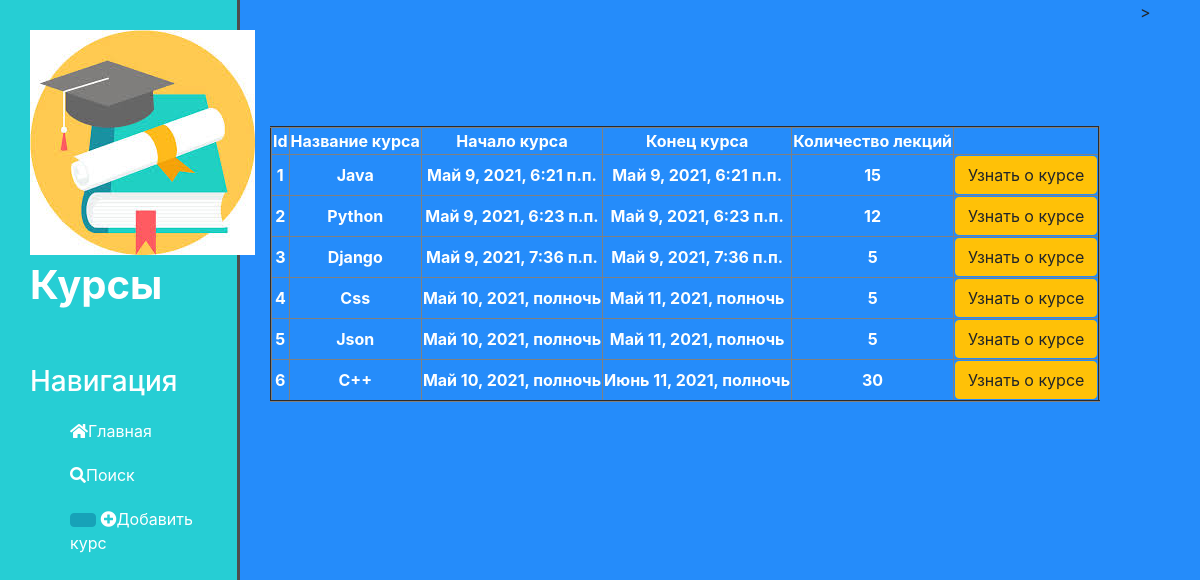
The page / on the database its author committed.
### crm/models.py (models this page shows, shortened)
class Course(models.Model):
    course_name = models.CharField(max_length=200, verbose_name='Имя')
    course_start = models.DateTimeField('Старт')
    course_end = models.DateTimeField('Конец')
    lecture_quant = models.CharField(max_length=200, verbose_name='Лекция')
    text_all = models.TextField(verbose_name='Описание')
    class Meta:
        verbose_name = 'Курс'
        verbose_name_plural = 'Курсы'

### crm/views.py (the view)
# urls.py: path('', views.first_page, name='home'),
def first_page(request):
    object_list = Course.objects.all()
    form = CourseForm()
    return render(request, 'crm/index.html', {'object_list': object_list,
                                            'form': form})

### templates/crm/index.html (shortened to what this page needs)
{% extends 'crm/layout.html'%}
{% block content%}
<br>
<br>
<br>
<br>
<table border="2">
    <tr>
        <th>Id</th>
        <th>Название курса</th>
        <th>Начало курса</th>
        <th>Конец курса</th>
        <th>Количество лекций</th>
    </tr>
{% for obj in object_list %}
    <tr>
        <th>{{ obj.id }}</th>
        <th>{{ obj.course_name }}</th>
        <th>{{ obj.course_start }}</th>
        <th>{{ obj.course_end }}</th>
        <th>{{ obj.lecture_quant }}</th>
        <th><a class="btn btn-warning">Узнать о курсе</a></th>
    </tr>
{% endfor %}
{% endblock %}

### templates/crm/layout.html (shortened to what this page needs)
{% load static %}
<!DOCTYPE html>
<html lang="en">
<head>
    <link rel="stylesheet" href="https://cdn.jsdelivr.net/npm/bootstrap@4.6.0/dist/css/bootstrap.min.css" >
    <link rel="stylesheet" href="{% static 'crm/css/main.css' %}" >
    <link rel="stylesheet" href="https://use.fontawesome.com/releases/v5.8.2/css/all.css" >
</head>>
<body>
    <aside>
        <img src="{% static 'crm/img/logo.jfif' %}" alt="Лого">
        <span class="logo">Курсы</span>
        <h3>Навигация</h3>
        <ul>
            <a href="{% url 'home' %}"><li><i class="fas fa-home"></i>Главная</li></a>
            <a href="{% url 'thanks' %}"><li><i class="fas fa-search"></i>Поиск</li></a>
            <a href="{% url 'create' %}"><li><button class="btn btn-info"></button> <i class="fas fa-plus-circle"></i>Добавить курс</li></a>
        </ul>
    </aside>
    <main>
         {% block content%}
        {% endblock %}
    </main>
</body>
</html>

### crm/static/crm/css/main.css (style rules this page uses)
body { background: #258cfa; }
aside { float: left; width: 20%; height: 100vh; background: #26ced4; padding: 2.5%; color: #fff; border-right: 3px solid #4d4d4d; }
aside .logo { font-size: 40px; font-weight: bold; }
aside h3 { margin-top: 50px; }
aside ul { list-style: none }
aside ul li { color:#fff; display: block; margin-top: 20px; }
main { float: left; width: 75%; color:#fff; padding: 2.5%; }
table { text-align: center; }

### rows shown on the page
Course: id "1", course_name "Java", course_start "Май 9, 2021, 6:21 п.п.", course_end "Май 9, 2021, 6:21 п.п.", lecture_quant "15"
Course: id "2", course_name "Python", course_start "Май 9, 2021, 6:23 п.п.", course_end "Май 9, 2021, 6:23 п.п.", lecture_quant "12"
Course: id "3", course_name "Django", course_start "Май 9, 2021, 7:36 п.п.", course_end "Май 9, 2021, 7:36 п.п.", lecture_quant "5"
Course: id "4", course_name "Css", course_start "Май 10, 2021, полночь", course_end "Май 11, 2021, полночь", lecture_quant "5"
Course: id "5", course_name "Json", course_start "Май 10, 2021, полночь", course_end "Май 11, 2021, полночь", lecture_quant "5"
Course: id "6", course_name "C++", course_start "Май 10, 2021, полночь", course_end "Июнь 11, 2021, полночь", lecture_quant "30"
